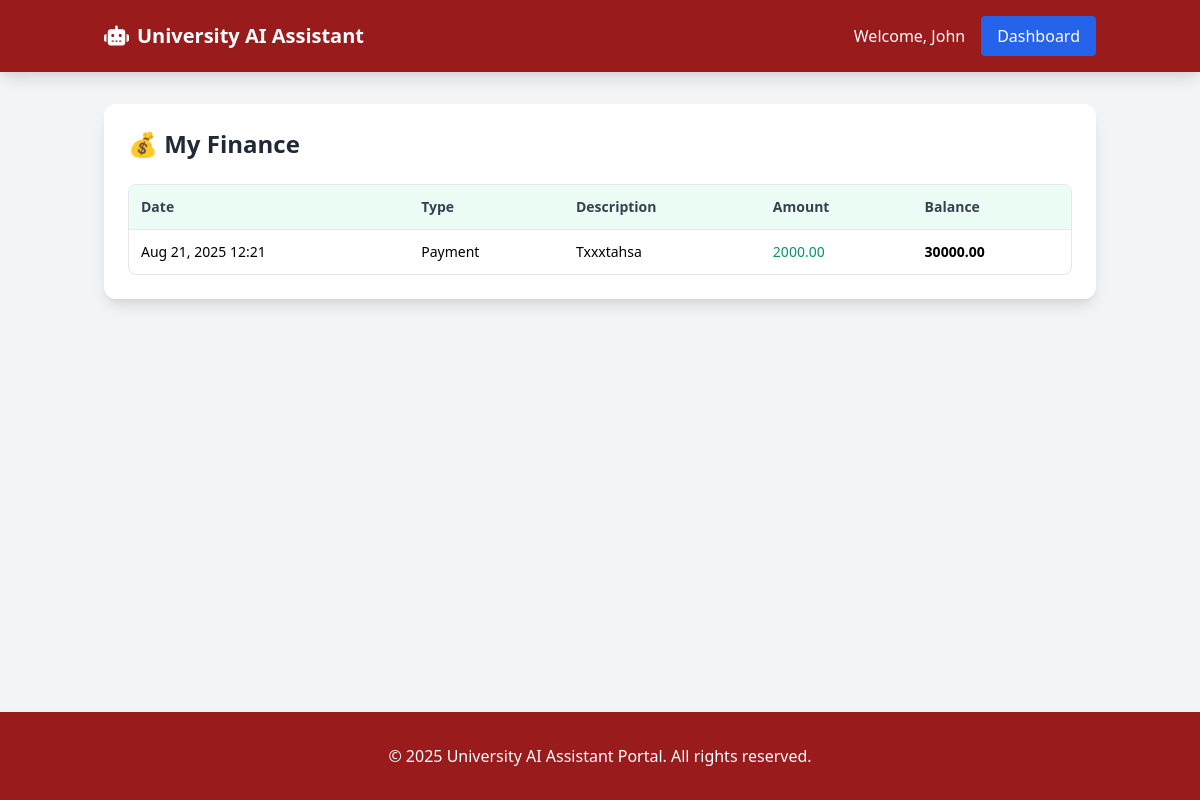
Page /finance/ (signed in) on the committed database.
### accounts/models.py (models this page shows, shortened)
class User(AbstractUser):
    ROLE_CHOICES = (
        ('student', 'Student'),
        ('lecturer', 'Lecturer'),
        ('admin', 'Administrator'),
    )
    role = models.CharField(max_length=10, choices=ROLE_CHOICES, default='student')
    registration_number = models.CharField(max_length=20, blank=True, null=True, unique=True)
    phone_number = models.CharField(max_length=15, blank=True, null=True)
    profile_picture = models.ImageField(upload_to='profile_pics/', blank=True, null=True)
    groups = models.ManyToManyField(
        'auth.Group',
        verbose_name='groups',
        blank=True,
        help_text='The groups this user belongs to. A user will get all permissions granted to each of their groups.',
        related_name='custom_user_set',
        related_query_name='user',
    )
    user_permissions = models.ManyToManyField(
        'auth.Permission',
        verbose_name='user permissions',
        blank=True,
        help_text='Specific permissions for this user.',
        related_name='custom_user_set',
        related_query_name='user',
    )

### core/models.py (models this page shows, shortened)
class FinanceRecord(models.Model):
    TRANSACTION_TYPES = (
        ('fee', 'Fee Charge'),
        ('payment', 'Payment'),
        ('refund', 'Refund'),
        ('adjustment', 'Adjustment'),
    )
    student = models.ForeignKey(
        settings.AUTH_USER_MODEL,
        on_delete=models.CASCADE,
        limit_choices_to={'role': 'student'},
        related_name='finance_records'
    )
    program = models.ForeignKey(
        'Program',
        on_delete=models.SET_NULL,
        null=True,
        blank=True,
        related_name='finance_records',
        help_text="Program associated with this transaction"
    )
    transaction_type = models.CharField(max_length=20, choices=TRANSACTION_TYPES)
    description = models.CharField(max_length=255)
    amount = models.DecimalField(max_digits=10, decimal_places=2)
    balance_after = models.DecimalField(
        max_digits=10,
        decimal_places=2,
        help_text="Remaining balance after this transaction",
        editable=False
    )
    transaction_date = models.DateTimeField(default=timezone.now)
    created_at = models.DateTimeField(auto_now_add=True)
    updated_at = models.DateTimeField(auto_now=True)
    class Meta:
        ordering = ['id']  # Use ID to preserve insertion order

### core/views.py (the view)
# urls.py: path('finance/', views.student_finance_view, name='finance'),
def student_finance_view(request):
    finance_records = FinanceRecord.objects.filter(student=request.user)
    return render(request, 'dashboard/finance.html', {'finance_records': finance_records})

### core/templates/dashboard/finance.html
{% extends 'dashboard/student_dashboard.html' %}
{% block content %}
<div class="bg-white rounded-xl shadow-lg p-6">
    <h2 class="text-2xl font-bold text-gray-800 mb-6">💰 My Finance</h2>
    {% if finance_records %}
        <div class="overflow-x-auto rounded-lg border border-gray-200">
            <table class="w-full border-collapse text-sm text-left">
                <thead>
                    <tr class="bg-green-50 text-gray-700">
                        <th class="border-b p-3 font-semibold">Date</th>
                        <th class="border-b p-3 font-semibold">Type</th>
                        <th class="border-b p-3 font-semibold">Description</th>
                        <th class="border-b p-3 font-semibold">Amount</th>
                        <th class="border-b p-3 font-semibold">Balance</th>
                    </tr>
                </thead>
                <tbody class="divide-y divide-gray-100">
                    {% for record in finance_records %}
                    <tr class="hover:bg-green-50 transition-colors">
                        <td class="p-3">{{ record.transaction_date|date:"M d, Y H:i" }}</td>
                        <td class="p-3">{{ record.get_transaction_type_display }}</td>
                        <td class="p-3">{{ record.description }}</td>
                        <td class="p-3 {% if record.transaction_type == 'payment' %}text-green-600{% else %}text-red-600{% endif %}">
                            {{ record.amount }}
                        </td>
                        <td class="p-3 font-semibold">{{ record.balance_after }}</td>
                    </tr>
                    {% endfor %}
                </tbody>
            </table>
        </div>
    {% else %}
        <div class="text-center py-12 text-gray-600">
            <i class="fas fa-money-bill-wave text-4xl text-gray-400 mb-4"></i>
            <p class="text-lg font-medium">No finance records found.</p>
            <p class="text-sm">Your financial transactions will appear here.</p>
        </div>
    {% endif %}
</div>
{% endblock %}

### core/templates/base.html (shortened to what this page needs)
<!DOCTYPE html>
<html lang="en">
<head>
  <link href="https://cdn.jsdelivr.net/npm/tailwindcss@2.2.19/dist/tailwind.min.css" rel="stylesheet">
  <link rel="stylesheet" href="https://cdnjs.cloudflare.com/ajax/libs/font-awesome/6.4.0/css/all.min.css">
</head>
<body class="bg-gray-100 flex flex-col min-h-screen">
  <nav class="bg-red-800 text-white shadow-lg">
    <div class="container mx-auto px-4">
      <div class="flex justify-between items-center py-4">
        <div class="flex items-center space-x-4">
          <a href="{% url 'home' %}" class="text-xl font-bold">
            <i class="fas fa-robot mr-2"></i>University AI Assistant
          </a>
        </div>
        <div class="flex items-center space-x-4">
          {% if user.is_authenticated %}
          <span>Welcome, {{ user.first_name }}</span>
          <a href="{% url 'dashboard' %}" class="bg-blue-600 hover:bg-blue-700 px-4 py-2 rounded">Dashboard</a>
          {% else %}
          <a href="{% url 'register' %}" class="bg-blue-600 hover:bg-blue-700 px-4 py-2 rounded">Register</a>
          {% endif %}
        </div>
      </div>
    </div>
  </nav>
  <main class="container mx-auto px-4 py-8 flex-grow">
    {% block content %}
    {% endblock %}
  </main>
  <footer class="bg-red-800 text-white py-8">
    <div class="container mx-auto px-4 text-center">
      <p>&copy; 2025 University AI Assistant Portal. All rights reserved.</p>
    </div>
  </footer>
</body>
</html>

### rows in the picture
User: first_name "John"
FinanceRecord: transaction_date "Aug 21, 2025 12:21", transaction_type "Payment", description "Txxxtahsa", amount "2000.00", balance_after "30000.00"
